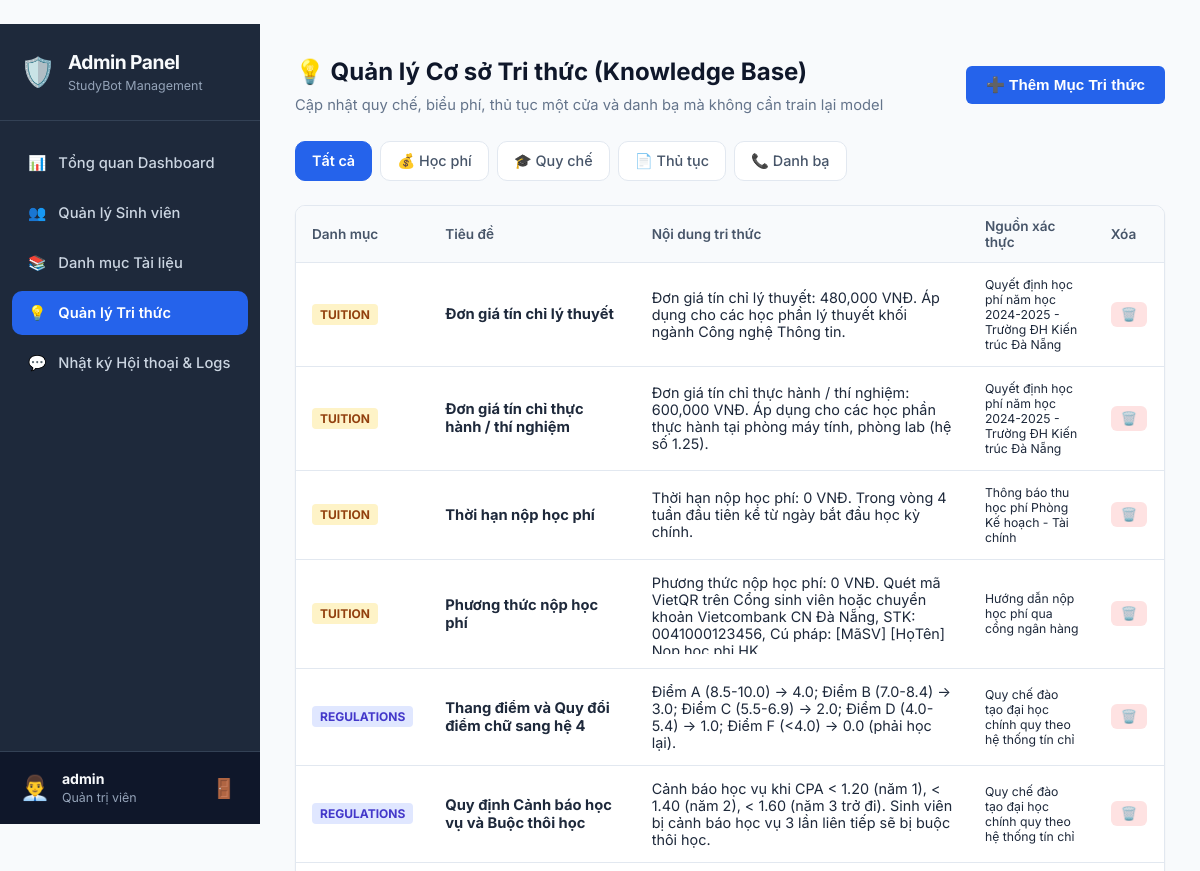
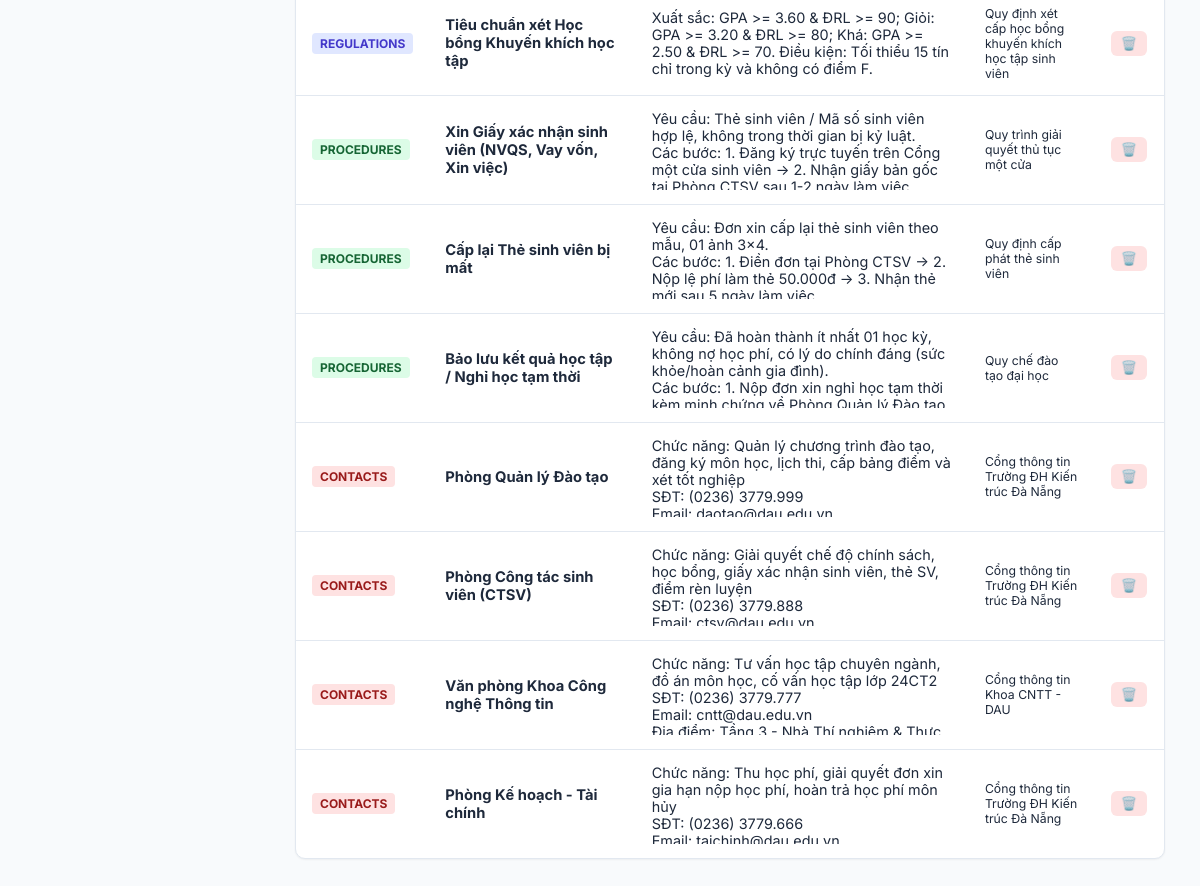
/admin/knowledge (signed in), run on the app's committed database (2 pictures, top to bottom).
### tables this page shows
CREATE TABLE knowledge_items (
	id INTEGER NOT NULL, 
	category VARCHAR(50) NOT NULL, 
	title VARCHAR(200) NOT NULL, 
	content TEXT NOT NULL, 
	source VARCHAR(255), 
	updated_at DATETIME, 
	PRIMARY KEY (id)
);

### app/routes.py (the view)
@main_bp.route('/admin/knowledge')
@login_required
@admin_required
def admin_knowledge():
    category = request.args.get('category', 'all')
    if category != 'all':
        items = KnowledgeItem.query.filter_by(category=category).all()
    else:
        items = KnowledgeItem.query.all()
    return render_template('admin/knowledge.html', user=current_user, items=items, active_cat=category)

### app/__init__.py (called while the page is built)
def create_app():
    app = Flask(__name__)
    app.config['SECRET_KEY'] = os.environ.get('SECRET_KEY', 'studybot-secret-key-production-2025')
    app.config['SQLALCHEMY_DATABASE_URI'] = os.environ.get('DATABASE_URL', 'sqlite:///studybot.db')
    app.config['SQLALCHEMY_TRACK_MODIFICATIONS'] = False
    db.init_app(app)
    login_manager.init_app(app)
    login_manager.login_view = 'auth.login'
    login_manager.login_message = 'Vui lòng đăng nhập để tiếp tục.'
    login_manager.login_message_category = 'warning'
    @login_manager.user_loader
    def load_user(user_id):
        return User.query.get(int(user_id))
    from .routes import main_bp
    from .auth import auth_bp
    app.register_blueprint(main_bp)
    app.register_blueprint(auth_bp)
    with app.app_context():
        db.create_all()
        seed_initial_data()
    return app

### app/models.py (called while the page is built)
    def is_admin(self):
        return self.role == 'admin'

### app/routes.py (called while the page is built)
def admin_required(f):
    @wraps(f)
    def decorated_function(*args, **kwargs):
        if not current_user.is_authenticated or not current_user.is_admin():
            abort(403)
        return f(*args, **kwargs)
    return decorated_function

### app/templates/admin/knowledge.html (shortened to what this page needs)
﻿{% extends "base.html" %}
{% block content %}
<div class="app-layout admin-layout">
    <aside class="app-sidebar admin-sidebar">
        <div class="sidebar-brand">
            <div class="brand-icon">🛡️</div>
            <div class="brand-text">
                <h3>Admin Panel</h3>
                <small>StudyBot Management</small>
            </div>
        </div>
        <nav class="sidebar-menu">
            <a href="{{ url_for('main.admin_dashboard') }}" class="menu-item">
                <span class="icon">📊</span> Tổng quan Dashboard
            </a>
            <a href="{{ url_for('main.admin_students') }}" class="menu-item">
                <span class="icon">👥</span> Quản lý Sinh viên
            </a>
            <a href="{{ url_for('main.admin_materials') }}" class="menu-item">
                <span class="icon">📚</span> Danh mục Tài liệu
            </a>
            <a href="{{ url_for('main.admin_knowledge') }}" class="menu-item active">
                <span class="icon">💡</span> Quản lý Tri thức
            </a>
            <a href="{{ url_for('main.admin_conversations') }}" class="menu-item">
                <span class="icon">💬</span> Nhật ký Hội thoại & Logs
            </a>
        </nav>
        <div class="sidebar-user">
            <div class="user-avatar">👨‍💼</div>
            <div class="user-info">
                <strong>{{ user.username }}</strong>
                <small>Quản trị viên</small>
            </div>
            <a href="{{ url_for('auth.logout') }}" class="btn-logout" title="Đăng xuất">🚪</a>
        </div>
    </aside>
    <main class="app-main">
        <header class="main-header flex-between">
            <div>
                <h2>💡 Quản lý Cơ sở Tri thức (Knowledge Base)</h2>
                <p>Cập nhật quy chế, biểu phí, thủ tục một cửa và danh bạ mà không cần train lại model</p>
            </div>
            <button type="button" class="btn-primary" onclick="document.getElementById('add-know-modal').style.display='flex'">
                ➕ Thêm Mục Tri thức
            </button>
        </header>
        <div class="tab-nav">
            <a href="{{ url_for('main.admin_knowledge', category='all') }}" class="tab-btn {% if active_cat == 'all' %}active{% endif %}">Tất cả</a>
            <a href="{{ url_for('main.admin_knowledge', category='tuition') }}" class="tab-btn {% if active_cat == 'tuition' %}active{% endif %}">💰 Học phí</a>
            <a href="{{ url_for('main.admin_knowledge', category='regulations') }}" class="tab-btn {% if active_cat == 'regulations' %}active{% endif %}">🎓 Quy chế</a>
            <a href="{{ url_for('main.admin_knowledge', category='procedures') }}" class="tab-btn {% if active_cat == 'procedures' %}active{% endif %}">📄 Thủ tục</a>
            <a href="{{ url_for('main.admin_knowledge', category='contacts') }}" class="tab-btn {% if active_cat == 'contacts' %}active{% endif %}">📞 Danh bạ</a>
        </div>
        <div class="table-responsive">
            <table class="data-table">
                <thead>
                    <tr>
                        <th style="width: 12%;">Danh mục</th>
                        <th style="width: 25%;">Tiêu đề</th>
                        <th style="width: 40%;">Nội dung tri thức</th>
                        <th style="width: 15%;">Nguồn xác thực</th>
                        <th style="width: 8%;">Xóa</th>
                    </tr>
                </thead>
                <tbody>
                    {% for item in items %}
                    <tr>
                        <td><span class="category-tag tag-{{ item.category }}">{{ item.category|upper }}</span></td>
                        <td><strong>{{ item.title }}</strong></td>
                        <td><div style="max-height: 80px; overflow-y: auto; white-space: pre-line; font-size: 0.9rem;">{{ item.content }}</div></td>
                        <td><small class="text-muted">{{ item.source or '-' }}</small></td>
                        <td>
                            <form action="{{ url_for('main.admin_delete_knowledge', id=item.id) }}" method="POST" onsubmit="return confirm('Bạn có chắc muốn xóa mục tri thức này?');">
                                <button type="submit" class="btn-sm btn-danger">🗑️</button>
                            </form>
                        </td>
                    </tr>
                    {% endfor %}
                </tbody>
            </table>
        </div>
    </main>
</div>
{% endblock %}

### app/static/css/style.css (style rules this page uses)
* { box-sizing: border-box; margin: 0; padding: 0; }
body { font-family: 'Inter', -apple-system, BlinkMacSystemFont, 'Segoe UI', Roboto, sans-serif; background-color: var(--bg-main); color: var(--text-main); line-height: 1.5; -webkit-font-smoothing: antialiased; }
.btn-primary { background: var(--primary); color: #ffffff; border: none; padding: 10px 20px; border-radius: var(--radius-sm); font-weight: 600; cursor: pointer; transition: background 0.2s; font-size: 0.95rem; }
.app-layout { display: flex; min-height: 100vh; }
.app-sidebar { width: 260px; background: #1e293b; color: #f8fafc; display: flex; flex-direction: column; flex-shrink: 0; position: sticky; top: 0; height: 100vh; }
.sidebar-brand { display: flex; align-items: center; gap: 12px; padding: 24px 20px; border-bottom: 1px solid #334155; }
.brand-icon { font-size: 1.8rem; }
.brand-text h3 { font-size: 1.2rem; font-weight: 700; letter-spacing: -0.5px; }
.brand-text small { color: #94a3b8; font-size: 0.78rem; }
.sidebar-menu { flex: 1; padding: 20px 12px; display: flex; flex-direction: column; gap: 6px; }
.menu-item { display: flex; align-items: center; gap: 12px; padding: 11px 16px; color: #cbd5e1; text-decoration: none; border-radius: var(--radius-md); font-size: 0.92rem; font-weight: 500; transition: all 0.2s; }
.menu-item.active { background: var(--primary); color: #ffffff; font-weight: 600; }
.sidebar-user { padding: 16px 20px; border-top: 1px solid #334155; display: flex; align-items: center; gap: 12px; background: #0f172a; }
.user-avatar { font-size: 1.5rem; }
.user-info { flex: 1; overflow: hidden; }
.user-info strong { display: block; font-size: 0.88rem; white-space: nowrap; overflow: hidden; text-overflow: ellipsis; }
.user-info small { color: #94a3b8; font-size: 0.78rem; }
.btn-logout { color: #94a3b8; text-decoration: none; font-size: 1.2rem; padding: 4px; border-radius: 4px; transition: color 0.2s; }
.app-main { flex: 1; padding: 30px 35px; overflow-y: auto; max-width: 1200px; }
.main-header { margin-bottom: 25px; }
.main-header h2 { font-size: 1.5rem; font-weight: 700; color: #0f172a; }
.main-header p { color: var(--text-muted); font-size: 0.92rem; margin-top: 4px; }
.flex-between { display: flex; justify-content: space-between; align-items: center; }
.table-responsive { background: #ffffff; border: 1px solid var(--border-color); border-radius: var(--radius-md); overflow: hidden; box-shadow: var(--shadow-sm); }
.data-table { width: 100%; border-collapse: collapse; text-align: left; font-size: 0.92rem; }
.data-table th { background: #f8fafc; padding: 12px 16px; border-bottom: 1px solid var(--border-color); color: #475569; font-weight: 600; font-size: 0.85rem; }
.data-table td { padding: 14px 16px; border-bottom: 1px solid var(--border-color); color: #1e293b; }
.data-table tr:last-child td { border-bottom: none; }
.btn-sm { padding: 5px 10px; border-radius: var(--radius-sm); border: none; cursor: pointer; font-size: 0.82rem; font-weight: 600; }
.btn-danger { background: #fee2e2; color: #991b1b; }
.tab-nav { display: flex; gap: 8px; margin-bottom: 20px; overflow-x: auto; padding-bottom: 4px; }
.tab-btn { padding: 8px 16px; background: #ffffff; border: 1px solid var(--border-color); border-radius: var(--radius-md); text-decoration: none; color: #475569; font-size: 0.9rem; font-weight: 500; white-space: nowrap; }
.tab-btn.active { background: var(--primary); color: #ffffff; border-color: var(--primary); font-weight: 600; }
.category-tag { font-size: 0.75rem; font-weight: 700; padding: 3px 8px; border-radius: 4px; }
.tag-tuition { background: #fef3c7; color: #92400e; }
.tag-regulations { background: #e0e7ff; color: #4338ca; }
.tag-procedures { background: #dcfce7; color: #166534; }
.tag-contacts { background: #fee2e2; color: #991b1b; }

### data on the page
knowledge_items: category "TUITION", title "Đơn giá tín chỉ lý thuyết", content "Đơn giá tín chỉ lý thuyết: 480,000 VNĐ. Áp dụng cho các học phần lý thuyết khối ngành Công nghệ Thông tin.", source "Quyết định học phí năm học 2024-2025 - Trường ĐH Kiến trúc Đà Nẵng"
knowledge_items: category "TUITION", title "Đơn giá tín chỉ thực hành / thí nghiệm", content "Đơn giá tín chỉ thực hành / thí nghiệm: 600,000 VNĐ. Áp dụng cho các học phần thực hành tại phòng máy tính, phòng lab (hệ số 1.25).", source "Quyết định học phí năm học 2024-2025 - Trường ĐH Kiến trúc Đà Nẵng"
knowledge_items: category "TUITION", title "Thời hạn nộp học phí", content "Thời hạn nộp học phí: 0 VNĐ. Trong vòng 4 tuần đầu tiên kể từ ngày bắt đầu học kỳ chính.", source "Thông báo thu học phí Phòng Kế hoạch - Tài chính"
knowledge_items: category "TUITION", title "Phương thức nộp học phí", content "Phương thức nộp học phí: 0 VNĐ. Quét mã VietQR trên Cổng sinh viên hoặc chuyển khoản Vietcombank CN Đà Nẵng, STK: 0041000123456, Cú pháp: [MãSV] [HọTên]…", source "Hướng dẫn nộp học phí qua cổng ngân hàng"
knowledge_items: category "REGULATIONS", title "Thang điểm và Quy đổi điểm chữ sang hệ 4", content "Điểm A (8.5-10.0) -> 4.0; Điểm B (7.0-8.4) -> 3.0; Điểm C (5.5-6.9) -> 2.0; Điểm D (4.0-5.4) -> 1.0; Điểm F (<4.0) -> 0.0 (phải học lại).", source "Quy chế đào tạo đại học chính quy theo hệ thống tín chỉ"
knowledge_items: category "REGULATIONS", title "Quy định Cảnh báo học vụ và Buộc thôi học", content "Cảnh báo học vụ khi CPA < 1.20 (năm 1), < 1.40 (năm 2), < 1.60 (năm 3 trở đi). Sinh viên bị cảnh báo học vụ 3 lần liên tiếp sẽ bị buộc thôi học.", source "Quy chế đào tạo đại học chính quy theo hệ thống tín chỉ"
knowledge_items: category "REGULATIONS", title "Tiêu chuẩn xét Học bổng Khuyến khích học tập", content "Xuất sắc: GPA >= 3.60 & ĐRL >= 90; Giỏi: GPA >= 3.20 & ĐRL >= 80; Khá: GPA >= 2.50 & ĐRL >= 70. Điều kiện: Tối thiểu 15 tín chỉ trong kỳ và không có điểm F.", source "Quy định xét cấp học bổng khuyến khích học tập sinh viên"
knowledge_items: category "PROCEDURES", title "Xin Giấy xác nhận sinh viên (NVQS, Vay vốn, Xin việc)", content "Yêu cầu: Thẻ sinh viên / Mã số sinh viên hợp lệ, không trong thời gian bị kỷ luật. Các bước: 1. Đăng ký trực tuyến trên Cổng một cửa sinh viên -> 2. Nhận giấy bản gốc…", source "Quy trình giải quyết thủ tục một cửa"
knowledge_items: category "PROCEDURES", title "Cấp lại Thẻ sinh viên bị mất", content "Yêu cầu: Đơn xin cấp lại thẻ sinh viên theo mẫu, 01 ảnh 3x4. Các bước: 1. Điền đơn tại Phòng CTSV -> 2. Nộp lệ phí làm thẻ 50.000đ -> 3. Nhận thẻ…", source "Quy định cấp phát thẻ sinh viên"
knowledge_items: category "PROCEDURES", title "Bảo lưu kết quả học tập / Nghỉ học tạm thời", content "Yêu cầu: Đã hoàn thành ít nhất 01 học kỳ, không nợ học phí, có lý do chính đáng (sức khỏe/hoàn cảnh gia đình). Các bước: 1. Nộp đơn xin nghỉ học tạm thời…", source "Quy chế đào tạo đại học"
knowledge_items: category "CONTACTS", title "Phòng Quản lý Đào tạo", content "Chức năng: Quản lý chương trình đào tạo, đăng ký môn học, lịch thi, cấp bảng điểm và xét tốt nghiệp SĐT: (0236) 3779.999…", source "Cổng thông tin Trường ĐH Kiến trúc Đà Nẵng"
knowledge_items: category "CONTACTS", title "Phòng Công tác sinh viên (CTSV)", content "Chức năng: Giải quyết chế độ chính sách, học bổng, giấy xác nhận sinh viên, thẻ SV, điểm rèn luyện SĐT: (0236) 3779.888…", source "Cổng thông tin Trường ĐH Kiến trúc Đà Nẵng"
knowledge_items: category "CONTACTS", title "Văn phòng Khoa Công nghệ Thông tin", content "Chức năng: Tư vấn học tập chuyên ngành, đồ án môn học, cố vấn học tập lớp 24CT2 SĐT: (0236) 3779.777 Email: cntt@dau.edu.vn…", source "Cổng thông tin Khoa CNTT - DAU"
knowledge_items: category "CONTACTS", title "Phòng Kế hoạch - Tài chính", content "Chức năng: Thu học phí, giải quyết đơn xin gia hạn nộp học phí, hoàn trả học phí môn hủy SĐT: (0236) 3779.666…", source "Cổng thông tin Trường ĐH Kiến trúc Đà Nẵng"

### other printed values
{{ user.username }} "admin"
